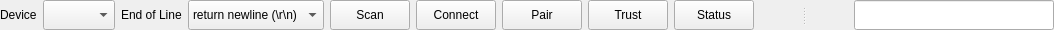
     <widget class="QSplitter" name="splitter_mainWindow_bottom">
      <property name="enabled">
       <bool>true</bool>
      </property>
      <property name="sizePolicy">
       <sizepolicy hsizetype="Expanding" vsizetype="Preferred">
        <horstretch>1</horstretch>
        <verstretch>0</verstretch>
       </sizepolicy>
      </property>
      <property name="orientation">
       <enum>Qt::Horizontal</enum>
      </property>
      <property name="handleWidth">
       <number>100</number>
      </property>
      <widget class="QWidget" name="layoutWidget">
       <layout class="QHBoxLayout" name="horizontalLayout_mainWindow_bottomLeft">
        <item>
         <layout class="QFormLayout" name="formLayout_Port">
          <property name="sizeConstraint">
           <enum>QLayout::SetDefaultConstraint</enum>
          </property>
          <property name="horizontalSpacing">
           <number>6</number>
          </property>
          <property name="verticalSpacing">
           <number>6</number>
          </property>
          <item row="0" column="0">
           <widget class="QLabel" name="label_SerialPorts">
            <property name="sizePolicy">
             <sizepolicy hsizetype="Preferred" vsizetype="Preferred">
              <horstretch>0</horstretch>
              <verstretch>0</verstretch>
             </sizepolicy>
            </property>
            <property name="minimumSize">
             <size>
              <width>0</width>
              <height>30</height>
             </size>
            </property>
            <property name="maximumSize">
             <size>
              <width>16777215</width>
              <height>30</height>
             </size>
            </property>
            <property name="font">
             <font>
              <pointsize>9</pointsize>
             </font>
            </property>
            <property name="text">
             <string>Device</string>
            </property>
           </widget>
          </item>
          <item row="0" column="1">
           <widget class="QComboBox" name="comboBoxDropDown_Device">
            <property name="sizePolicy">
             <sizepolicy hsizetype="Preferred" vsizetype="Preferred">
              <horstretch>0</horstretch>
              <verstretch>0</verstretch>
             </sizepolicy>
            </property>
            <property name="minimumSize">
             <size>
              <width>0</width>
              <height>30</height>
             </size>
            </property>
            <property name="maximumSize">
             <size>
              <width>16777215</width>
              <height>30</height>
             </size>
            </property>
            <property name="font">
             <font>
              <pointsize>9</pointsize>
             </font>
            </property>
           </widget>
          </item>
         </layout>
        </item>
        <item>
         <layout class="QFormLayout" name="formLayout_lineTermination">
          <item row="0" column="0">
           <widget class="QLabel" name="label_LineTermination">
            <property name="minimumSize">
             <size>
              <width>0</width>
              <height>30</height>
             </size>
            </property>
            <property name="maximumSize">
             <size>
              <width>16777215</width>
              <height>30</height>
             </size>
            </property>
            <property name="font">
             <font>
              <pointsize>9</pointsize>
             </font>
            </property>
            <property name="text">
             <string>End of Line</string>
            </property>
           </widget>
          </item>
          <item row="0" column="1">
           <widget class="QComboBox" name="comboBoxDropDown_LineTermination">
            <property name="sizePolicy">
             <sizepolicy hsizetype="Preferred" vsizetype="Preferred">
              <horstretch>0</horstretch>
              <verstretch>0</verstretch>
             </sizepolicy>
            </property>
            <property name="minimumSize">
             <size>
              <width>0</width>
              <height>30</height>
             </size>
            </property>
            <property name="maximumSize">
             <size>
              <width>16777215</width>
              <height>30</height>
             </size>
            </property>
            <property name="font">
             <font>
              <pointsize>9</pointsize>
             </font>
            </property>
            <item>
             <property name="text">
              <string>return newline (\r\n)</string>
             </property>
            </item>
            <item>
             <property name="text">
              <string>newline (\n)</string>
             </property>
            </item>
            <item>
             <property name="text">
              <string>return (\r)</string>
             </property>
            </item>
            <item>
             <property name="text">
              <string>newline return (\n\r)</string>
             </property>
            </item>
            <item>
             <property name="text">
              <string>none</string>
             </property>
            </item>
           </widget>
          </item>
         </layout>
        </item>
        <item>
         <widget class="QPushButton" name="pushButton_Scan">
          <property name="sizePolicy">
           <sizepolicy hsizetype="Preferred" vsizetype="Preferred">
            <horstretch>0</horstretch>
            <verstretch>0</verstretch>
           </sizepolicy>
          </property>
          <property name="minimumSize">
           <size>
            <width>0</width>
            <height>30</height>
           </size>
          </property>
          <property name="maximumSize">
           <size>
            <width>16777215</width>
            <height>30</height>
           </size>
          </property>
          <property name="font">
           <font>
            <pointsize>9</pointsize>
           </font>
          </property>
          <property name="text">
           <string>Scan</string>
          </property>
         </widget>
        </item>
        <item>
         <widget class="QPushButton" name="pushButton_Connect">
          <property name="sizePolicy">
           <sizepolicy hsizetype="Preferred" vsizetype="Preferred">
            <horstretch>0</horstretch>
            <verstretch>0</verstretch>
           </sizepolicy>
          </property>
          <property name="minimumSize">
           <size>
            <width>0</width>
            <height>30</height>
           </size>
          </property>
          <property name="maximumSize">
           <size>
            <width>16777215</width>
            <height>30</height>
           </size>
          </property>
          <property name="font">
           <font>
            <pointsize>9</pointsize>
           </font>
          </property>
          <property name="text">
           <string>Connect</string>
          </property>
         </widget>
        </item>
        <item>
         <widget class="QPushButton" name="pushButton_Pair">
          <property name="minimumSize">
           <size>
            <width>0</width>
            <height>30</height>
           </size>
          </property>
          <property name="text">
           <string>Pair</string>
          </property>
         </widget>
        </item>
        <item>
         <widget class="QPushButton" name="pushButton_Trust">
          <property name="minimumSize">
           <size>
            <width>0</width>
            <height>30</height>
           </size>
          </property>
          <property name="text">
           <string>Trust</string>
          </property>
         </widget>
        </item>
        <item>
         <widget class="QPushButton" name="pushButton_Status">
          <property name="minimumSize">
           <size>
            <width>0</width>
            <height>30</height>
           </size>
          </property>
          <property name="text">
           <string>Status</string>
          </property>
         </widget>
        </item>
       </layout>
      </widget>
      <widget class="QLineEdit" name="label_throughput">
       <property name="minimumSize">
        <size>
         <width>200</width>
         <height>30</height>
        </size>
       </property>
       <property name="maximumSize">
        <size>
         <width>16777215</width>
         <height>30</height>
        </size>
       </property>
       <property name="font">
        <font>
         <pointsize>9</pointsize>
        </font>
       </property>
      </widget>
     </widget>
